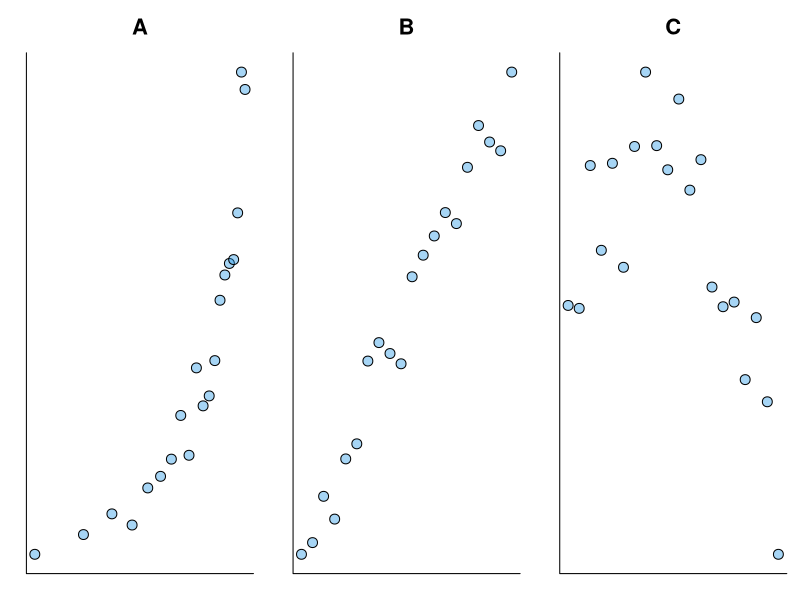
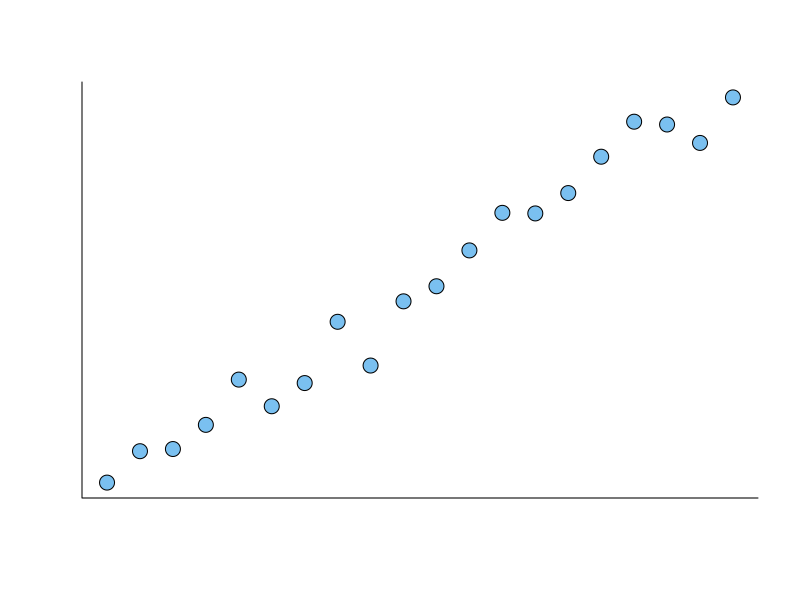
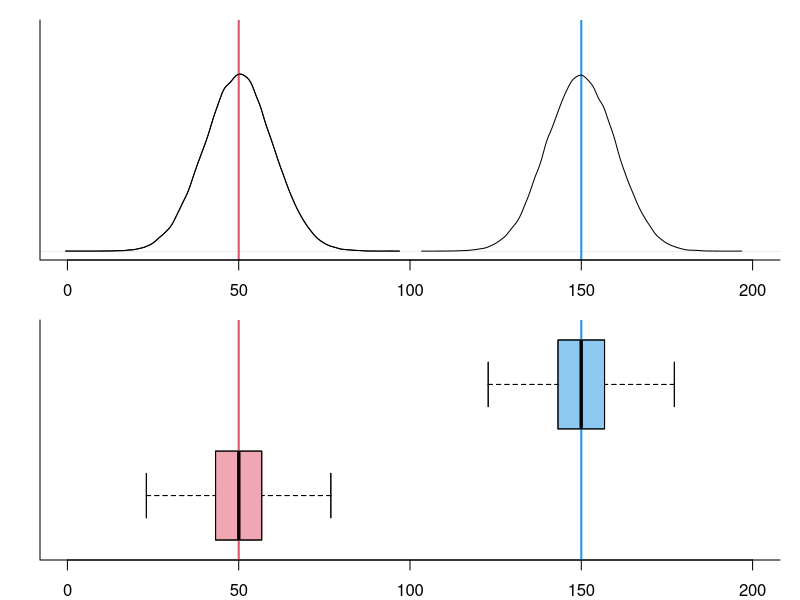
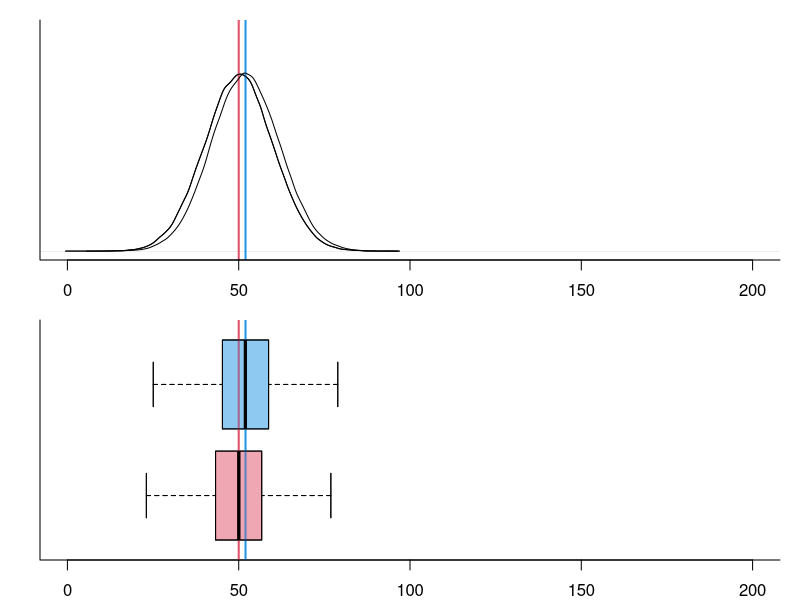
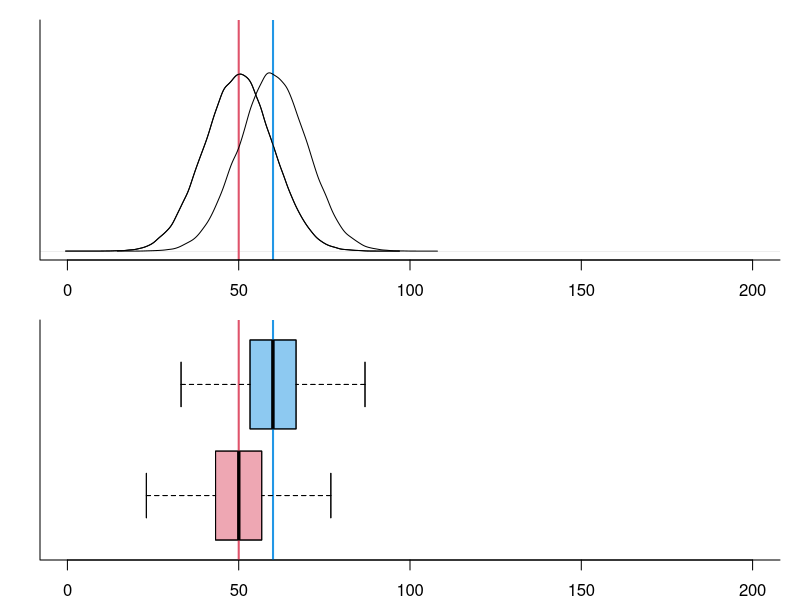
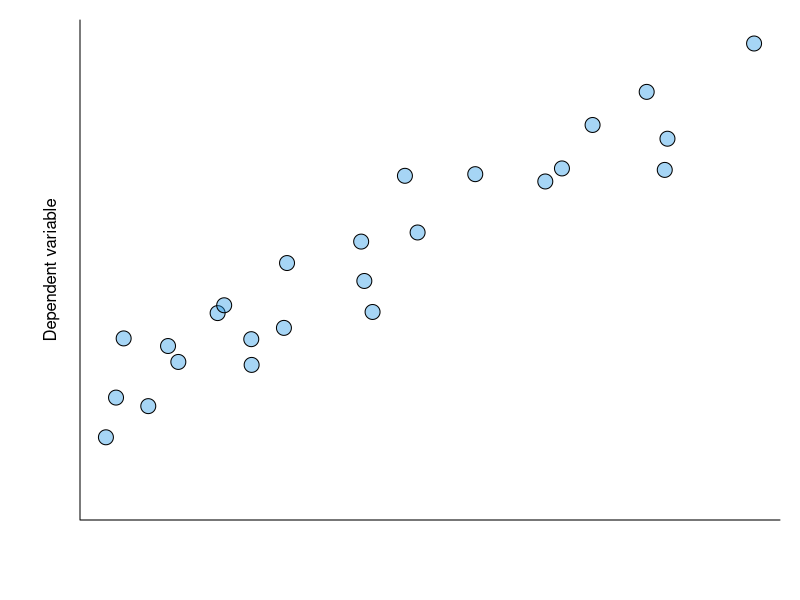
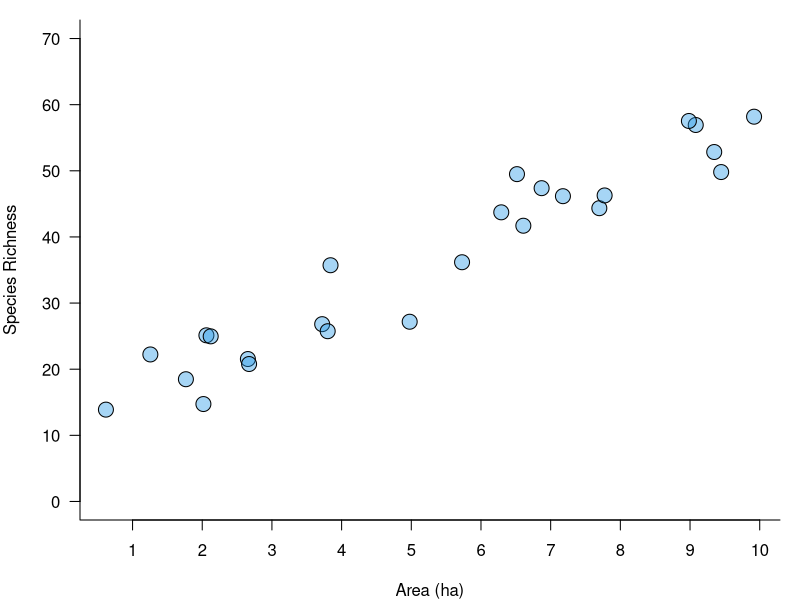
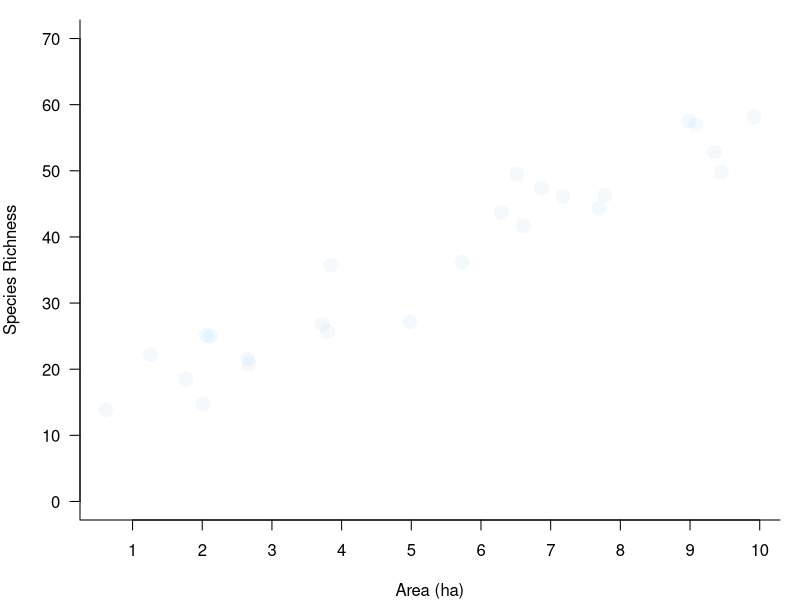

Recreate these plots in R, in order.
require(here)

tmp_dir = file.path("slides", "tmp_images")
if (!dir.exists(here(tmp_dir))) dir.create(here(tmp_dir))

pdf(here(tmp_dir, "corQuiz1.pdf"), height=3,width=8.5)
par(mfrow=c(1,3),mar=c(2,2,4,1),oma=c(0,0,0,0))
set.seed(3)
plot(log(1:20),rlnorm(20,seq(0,0.7,length=20)*2,0.1),main="A",axes=F,xlab="",ylab="",pch=21,bg=adjustcolor(4,0.4),cex=2,cex.main=2)
box(bty="l")
plot(1:20,rnorm(20,seq(0,0.7,length=20)*2,0.1),main="B",axes=F,xlab="",ylab="",pch=21,bg=adjustcolor(4,0.4),cex=2,cex.main=2)
box(bty="l")
plot(1:20,rnorm(20,seq(0,0.7,length=20)*3 - seq(0,0.7,length=20)^2*5,0.1),main="C",axes=F,xlab="",ylab="",pch=21,bg=adjustcolor(4,0.4),cex=2,cex.main=2)
box(bty="l")
dev.off()

pdf(here(tmp_dir, "corrr.pdf"), height=4,width=4)
plot(1:20,rnorm(20,seq(0,0.7,length=20)*2,0.1),main="",axes=F,xlab="",ylab="",pch=21,bg=adjustcolor(4,0.6),cex=2,cex.main=2)
box(bty = "l")
dev.off()


x1 <- rnorm(100000,50,10)
x2 <- rnorm(100000,150,10)
x3 <- rnorm(100000,52,10)
x4 <- rnorm(100000,60,10)

pdf(here(tmp_dir, "meansA.pdf"), height=4,width=5)
par(mfrow=c(2,1),oma=c(0,0,0,0),mar=c(2,2,1,1))
plot(density(x1),col=1,lwd=1,xlim=c(0,200),ylim=c(0,0.05),
     main="",axes=F,xlab="",ylab="")
abline(v=mean(x1),lwd=2,col=2)
abline(v=mean(x2),lwd=2,col=4)
lines(density(x1),col=1, lwd=1)
lines(density(x2),col=1, lwd=1)
axis(1)
box(bty="l")
boxplot(cbind(x1,x2),ylim=c(0,200),horizontal=TRUE,pch="",
        col=adjustcolor(c(2,4),0.3),axes=F)
axis(1)
abline(v=mean(x1),lwd=2,col=2)
abline(v=mean(x2),lwd=2,col=4)
boxplot(cbind(x1,x2),ylim=c(0,200),horizontal=TRUE,pch="",
        col=adjustcolor(c(2,4),0.3),axes=F,add=T)
box(bty="l")
dev.off()

pdf(here(tmp_dir, "means2.pdf"), height=4,width=5)
par(mfrow=c(2,1),oma=c(0,0,0,0),mar=c(2,2,1,1))
plot(density(x1),col=1,lwd=1,xlim=c(0,200),ylim=c(0,0.05),
     main="",axes=F,xlab="",ylab="")
abline(v=mean(x1),lwd=2,col=2)
abline(v=mean(x3),lwd=2,col=4)
lines(density(x1),col=1, lwd=1)
lines(density(x3),col=1, lwd=1)
axis(1)
box(bty="l")
boxplot(cbind(x1,x3),ylim=c(0,200),horizontal=TRUE,pch="",
        col=adjustcolor(c(2,4),0.3),axes=F)
axis(1)
abline(v=mean(x1),lwd=2,col=2)
abline(v=mean(x3),lwd=2,col=4)
boxplot(cbind(x1,x3),ylim=c(0,200),horizontal=TRUE,pch="",
        col=adjustcolor(c(2,4),0.3),axes=F,add=T)
box(bty="l")
dev.off()

pdf(here(tmp_dir, "means3.pdf"), height=4,width=5)
par(mfrow=c(2,1),oma=c(0,0,0,0),mar=c(2,2,1,1))
plot(density(x1),col=1,lwd=1,xlim=c(0,200),ylim=c(0,0.05),
     main="",axes=F,xlab="",ylab="")
abline(v=mean(x1),lwd=2,col=2)
abline(v=mean(x4),lwd=2,col=4)
lines(density(x1),col=1, lwd=1)
lines(density(x4),col=1, lwd=1)
axis(1)
box(bty="l")
boxplot(cbind(x1,x4),ylim=c(0,200),horizontal=TRUE,pch="",
        col=adjustcolor(c(2,4),0.3),axes=F)
axis(1)
abline(v=mean(x1),lwd=2,col=2)
abline(v=mean(x4),lwd=2,col=4)
boxplot(cbind(x1,x4),ylim=c(0,200),horizontal=TRUE,pch="",
        col=adjustcolor(c(2,4),0.3),axes=F,add=T)
box(bty="l")
dev.off()

set.seed(12)
AR <- runif(25,0,10)
SR <- rnorm(25,10 + 2*AR,2)
pdf(here(tmp_dir, "specareaA.pdf"), height=3,width=4)
par(mfrow=c(1,1),oma=c(0,0,0,0),mar=c(4,4,1,1),mgp=c(1,1,1))
plot(AR,SR,type="p",bg=adjustcolor(4,0.4),xlab="",ylab="Dependent variable",ylim=c(5,30),las=1, bty="l",pch=21, cex=2, axes=F)
box(bty="l")
dev.off()

set.seed(1)
x1 <- runif(25,0,10)
y1 <- rnorm(25,10 + 5*x1,6)
pdf(here(tmp_dir, "specareaWith.pdf"), height=3,width=4)
par(mfrow=c(1,1),oma=c(0,0,0,0),mar=c(4,4,1,1))
plot(x1,y1,type="p",bg=adjustcolor(4,0.4),ylab="Species Richness",xlab="Area (ha)",las=1, bty="l",pch=21, cex=2, axes=F, ylim=c(0,70))
box(bty="l")
axis(2, las=1)
axis(1,at=1:10)
dev.off()

pdf(here(tmp_dir, "specareaWithout.pdf"), height=3,width=4)
par(mfrow=c(1,1),oma=c(0,0,0,0),mar=c(4,4,1,1))
plot(x1,y1,type="p",col=adjustcolor(4,0.05),ylab="Species Richness",xlab="Area (ha)",las=1, bty="l",pch=16, cex=2, axes=F, ylim=c(0,70))
box(bty="l")
axis(2,las=1)
axis(1,at=1:10)
dev.off()

pdf(here(tmp_dir, "specareaB.pdf"), height=3,width=4)
par(mfrow=c(1,1),oma=c(0,0,0,0),mar=c(4,4,1,1),mgp=c(1,1,1))
plot(AR,SR,type="p",bg=adjustcolor(4,0.4),xlab="Independent variable",ylab="Dependent variable",ylim=c(5,30),las=1, bty="l",pch=21, cex=2,axes=F)
box(bty="l")
dev.off()

X <- runif(25,0,10)
Pos <- rnorm(25,10 + 2*X,2)
No <- rnorm(25,10 + 0*X,2)
Neg <- rnorm(25,10 - 2*X,2)
pdf(here(tmp_dir, "signA.pdf"), height=2,width=6)
par(mfrow=c(1,3),oma=c(0,0,0,0),mar=c(4,4,3,1),mgp=c(1,1,1))
plot(X,Pos,type="p",bg=adjustcolor(1,0.3),xlab="Independent",ylab="Dependent",las=1, bty="l",pch=21, cex=1.8,axes=F)
box(bty="l")
plot(X,No, type="p",bg=adjustcolor(1,0.3),xlab="Independent",ylab="Dependent",las=1, bty="l",pch=21, cex=1.8,axes=F)
box(bty="l")
plot(X,Neg,type="p",bg=adjustcolor(1,0.3),xlab="Independent",ylab="Dependent",las=1, bty="l",pch=21, cex=1.8,axes=F)
box(bty="l")
dev.off()
pdf(here(tmp_dir, "signB.pdf"), height=2,width=6)
par(mfrow=c(1,3),oma=c(0,0,0,0),mar=c(4,4,3,1),mgp=c(1,1,1))
plot(X,Pos,type="p",bg=adjustcolor(3,0.3),xlab="Independent",ylab="Dependent",las=1, bty="l",pch=21, cex=1.8, main="Positive Correlation",axes=F)
box(bty="l")
plot(X,No, type="p",bg=adjustcolor(1,0.3),xlab="Independent",ylab="Dependent",las=1, bty="l",pch=21, cex=1.8, main="No Correlation",axes=F)
box(bty="l")
plot(X,Neg,type="p",bg=adjustcolor(2,0.3),xlab="Independent",ylab="Dependent",las=1, bty="l",pch=21, cex=1.8, main="Negative Correlation",axes=F)
box(bty="l")
dev.off()

mayfly <- data.frame(Speed = c(2,3,5,9,14,24,29,34),
                     Abundance = c(6,3,5,23,16,12,48,43))
pdf(here(tmp_dir, "spearMayfly.pdf"), height=3.5,width=3.5, bg="white")
par(mfrow=c(1,1),oma=c(0,0,0,0),mar=c(4,4,3,1))
with(mayfly,
     plot(Speed, Abundance,pch=21,bg=adjustcolor(4,0.5),cex=1.5, las=1,ylim=c(0,50))
)
dev.off()

mayfly <- data.frame(Speed = c(2,3,5,9,14,24,29,34),
                     Abundance = c(6,3,5,23,16,12,48,43))
pdf(here(tmp_dir, "spearMayfly.pdf"), height=3.5,width=3.5, bg="white")
par(mfrow=c(1,1),oma=c(0,0,0,0),mar=c(4,4,3,1))
with(mayfly,
     plot(Speed, Abundance,pch=21,bg=adjustcolor(4,0.5),cex=1.5, las=1,ylim=c(0,50))
)
dev.off()



mayfly <- data.frame(Speed = c(2,3,5,9,14,24,29,34),
                     Abundance = c(6,3,5,23,16,12,48,43))
pdf(here(tmp_dir, "spearMayfly.pdf"), height=3.5,width=3.5, bg="white")
par(mfrow=c(1,1),oma=c(0,0,0,0),mar=c(4,4,3,1))
with(mayfly,
     plot(Speed, Abundance,pch=21,bg=adjustcolor(4,0.5),cex=1.5, las=1,ylim=c(0,50))
)
dev.off()
